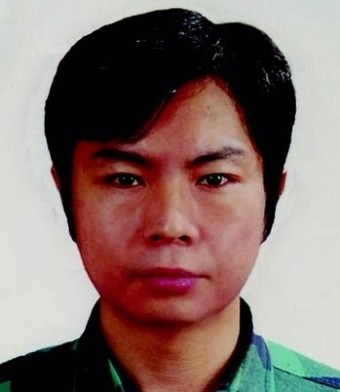
#> input picture 1216/test.jpg, 340 x 392 px, given in place of ex1.jpg, which was not available
$ python oc_ex1.py
#> lines starting #> are read from the running program, lines starting #| are printed output that depends on the picture; after the words box and inside, x2 and y2 are one past the last pixel; in counts of white or black regions, pixels touching at a corner belong together; pictures that were not available may be replaced by others from this repository, and a replacement may not be noted
import cv2
import matplotlib.pyplot as plt
import numpy as np

cap = cv2.VideoCapture("./1216/ex1.jpg")

if not cap.isOpened() :
    print("not exist")
    exit()

while True :
    ret, frame = cap.read()
#> frame is the input picture: shape (392, 340, 3); mean B, G, R 108.1, 112.8, 133.7
    if not ret :
        break

    frame = cv2.resize(frame, (640,480))
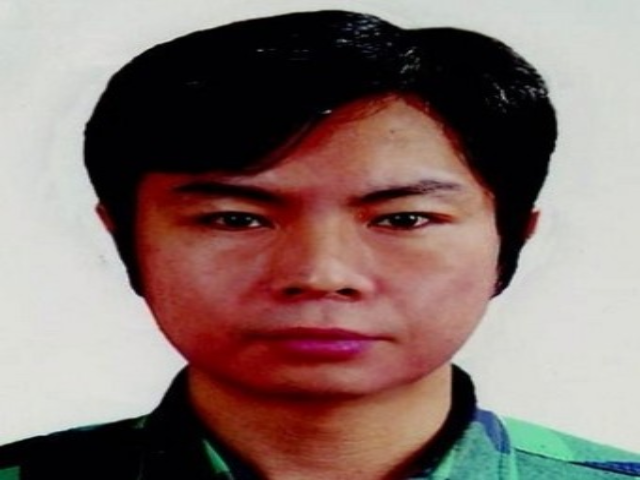
#> frame: shape (480, 640, 3); mean B, G, R 108, 112.7, 133.6
    hsv = cv2.cvtColor(frame, cv2.COLOR_BGR2HSV)
#> hsv: shape (480, 640, 3); mean H, S, V 54.1, 102, 137.7

    lower = np.array([35,40,40])
    upper = np.array([150,255,255])
    mask = cv2.inRange(hsv, lower, upper)
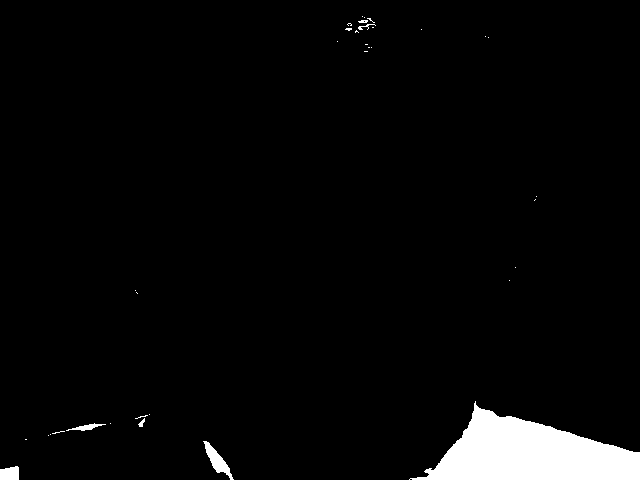
#> mask: shape (480, 640); 3.5% white; 35 white regions (28 under 20 px)

    contours, _ = cv2.findContours(mask, cv2.RETR_TREE, cv2.CHAIN_APPROX_SIMPLE)
#> contours = 36 contours, 31 with area under 20; largest, box (x1, y1, x2, y2) and area: (409, 401, 640, 480) 9681, (203, 441, 234, 480) 347, (0, 466, 19, 480) 205, (66, 423, 106, 431) 86, (138, 418, 145, 427) 20
    mask_contours = cv2.drawContours(frame, contours, -1, (0,255,0), 2)
    #for con in contours :
    #    ares =  cv2.contourArea(con)
    #    cv2.drawContours(frame, [con], -1, (0,255,0), 2)

    for cnt in contours :
        x, y, w, h = cv2.boundingRect(cnt)
        cv2.rectangle(frame, (x,y), (x+w, y+h), (255,0,0), 2)
#> this loop made 36 passes
#> (x, y, w, h) on passes 1, 2, 4, 5, 6, 7, 8, 9, 10, 11, 12, 14: (0, 466, 19, 14), (203, 441, 31, 39), (48, 435, 1, 1), (50, 434, 1, 1), (52, 431, 13, 3), (110, 423, 1, 1), (66, 423, 40, 8), (138, 418, 7, 9), (135, 415, 13, 4), (149, 414, 1, 1), (409, 401, 231, 79), (135, 290, 1, 1)
#> (cnt, x, y, w, h) on passes 3, 13, 17, 19, 21, 22: ([[25, 439], [26, 439]], 25, 439, 2, 1), ([[136, 292], [137, 293]], 136, 292, 2, 2), ([[535, 199], [534, 200]], 534, 199, 2, 2), ([[364, 51], [367, 51]], 364, 51, 4, 1), ([[368, 47], [369, 47]], 368, 47, 2, 1), ([[365, 44], [367, 44]], 365, 44, 3, 1)
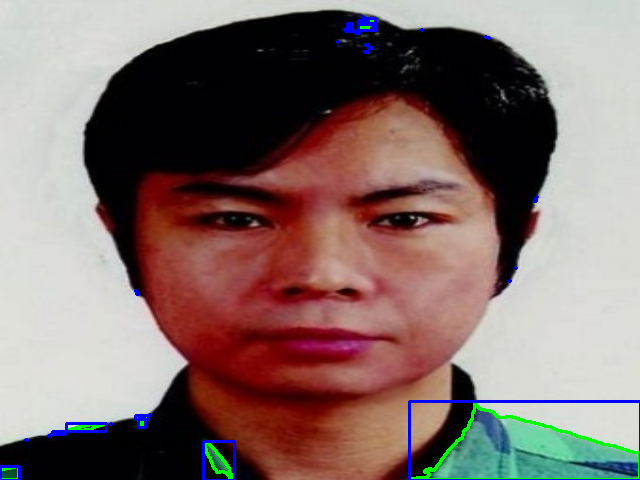
#> frame: shape (480, 640, 3); mean B, G, R 108.9, 112.6, 132.3

    cv2.imshow('oooo', frame)
    print(len(contours))
#| 36
    cv2.waitKey(0)

    #if cv2.waitKey(1) == ord('q') :
    #    break
    #cap.release()
    #cv2.destroyAllWindows
